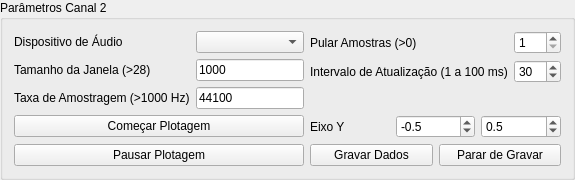
             <widget class="QGroupBox" name="groupBox_2">
              <property name="title">
               <string>Parâmetros Canal 2</string>
              </property>
              <layout class="QGridLayout" name="gridLayout_8">
               <item row="2" column="0">
                <widget class="QPushButton" name="pushButton_3">
                 <property name="text">
                  <string>Pausar Plotagem</string>
                 </property>
                </widget>
               </item>
               <item row="0" column="0">
                <layout class="QGridLayout" name="gridLayout_11">
                 <item row="2" column="0">
                  <widget class="QLabel" name="label_7">
                   <property name="text">
                    <string>Taxa de Amostragem (&gt;1000 Hz)</string>
                   </property>
                  </widget>
                 </item>
                 <item row="0" column="1">
                  <widget class="QComboBox" name="comboBox_2"/>
                 </item>
                 <item row="0" column="0">
                  <widget class="QLabel" name="label_8">
                   <property name="text">
                    <string>Dispositivo de Áudio</string>
                   </property>
                  </widget>
                 </item>
                 <item row="1" column="0">
                  <widget class="QLabel" name="label_9">
                   <property name="text">
                    <string>Tamanho da Janela (&gt;28)</string>
                   </property>
                  </widget>
                 </item>
                 <item row="1" column="1">
                  <widget class="QLineEdit" name="lineEdit_3">
                   <property name="text">
                    <string>1000</string>
                   </property>
                  </widget>
                 </item>
                 <item row="2" column="1">
                  <widget class="QLineEdit" name="lineEdit_4">
                   <property name="text">
                    <string>44100</string>
                   </property>
                  </widget>
                 </item>
                </layout>
               </item>
               <item row="1" column="0">
                <widget class="QPushButton" name="pushButton_4">
                 <property name="text">
                  <string>Começar Plotagem</string>
                 </property>
                </widget>
               </item>
               <item row="1" column="1">
                <layout class="QGridLayout" name="gridLayout_12">
                 <item row="0" column="0">
                  <widget class="QLabel" name="label_13">
                   <property name="text">
                    <string>Eixo Y</string>
                   </property>
                  </widget>
                 </item>
                 <item row="0" column="2">
                  <widget class="QDoubleSpinBox" name="doubleSpinBox_yrangemax_2">
                   <property name="decimals">
                    <number>1</number>
                   </property>
                   <property name="maximum">
                    <double>1.000000000000000</double>
                   </property>
                   <property name="singleStep">
                    <double>0.100000000000000</double>
                   </property>
                   <property name="value">
                    <double>0.500000000000000</double>
                   </property>
                  </widget>
                 </item>
                 <item row="0" column="1">
                  <widget class="QDoubleSpinBox" name="doubleSpinBox_yrangemin_2">
                   <property name="decimals">
                    <number>1</number>
                   </property>
                   <property name="minimum">
                    <double>-1.000000000000000</double>
                   </property>
                   <property name="maximum">
                    <double>0.000000000000000</double>
                   </property>
                   <property name="singleStep">
                    <double>0.100000000000000</double>
                   </property>
                   <property name="value">
                    <double>-0.500000000000000</double>
                   </property>
                  </widget>
                 </item>
                </layout>
               </item>
               <item row="0" column="1">
                <layout class="QVBoxLayout" name="verticalLayout_3">
                 <item>
                  <layout class="QGridLayout" name="gridLayout_14">
                   <item row="0" column="1">
                    <widget class="QSpinBox" name="spinBox_downsample_2">
                     <property name="minimum">
                      <number>1</number>
                     </property>
                     <property name="value">
                      <number>1</number>
                     </property>
                    </widget>
                   </item>
                   <item row="1" column="1">
                    <widget class="QSpinBox" name="spinBox_updateInterval_2">
                     <property name="minimum">
                      <number>1</number>
                     </property>
                     <property name="maximum">
                      <number>100</number>
                     </property>
                     <property name="value">
                      <number>30</number>
                     </property>
                    </widget>
                   </item>
                   <item row="0" column="0">
                    <widget class="QLabel" name="label_10">
                     <property name="text">
                      <string>Pular Amostras (&gt;0)</string>
                     </property>
                    </widget>
                   </item>
                   <item row="1" column="0">
                    <widget class="QLabel" name="label_11">
                     <property name="text">
                      <string>Intervalo de Atualização (1 a 100 ms)</string>
                     </property>
                    </widget>
                   </item>
                   <item row="2" column="0" colspan="2">
                    <widget class="QWidget" name="widget_6" native="true"/>
                   </item>
                  </layout>
                 </item>
                </layout>
               </item>
               <item row="2" column="1">
                <layout class="QVBoxLayout" name="verticalLayout_4">
                 <item>
                  <layout class="QHBoxLayout" name="horizontalLayout">
                   <item>
                    <widget class="QPushButton" name="pushButton_13">
                     <property name="text">
                      <string>Gravar Dados</string>
                     </property>
                    </widget>
                   </item>
                   <item>
                    <widget class="QPushButton" name="pushButton_12">
                     <property name="text">
                      <string>Parar de Gravar</string>
                     </property>
                    </widget>
                   </item>
                  </layout>
                 </item>
                </layout>
               </item>
              </layout>
             </widget>
